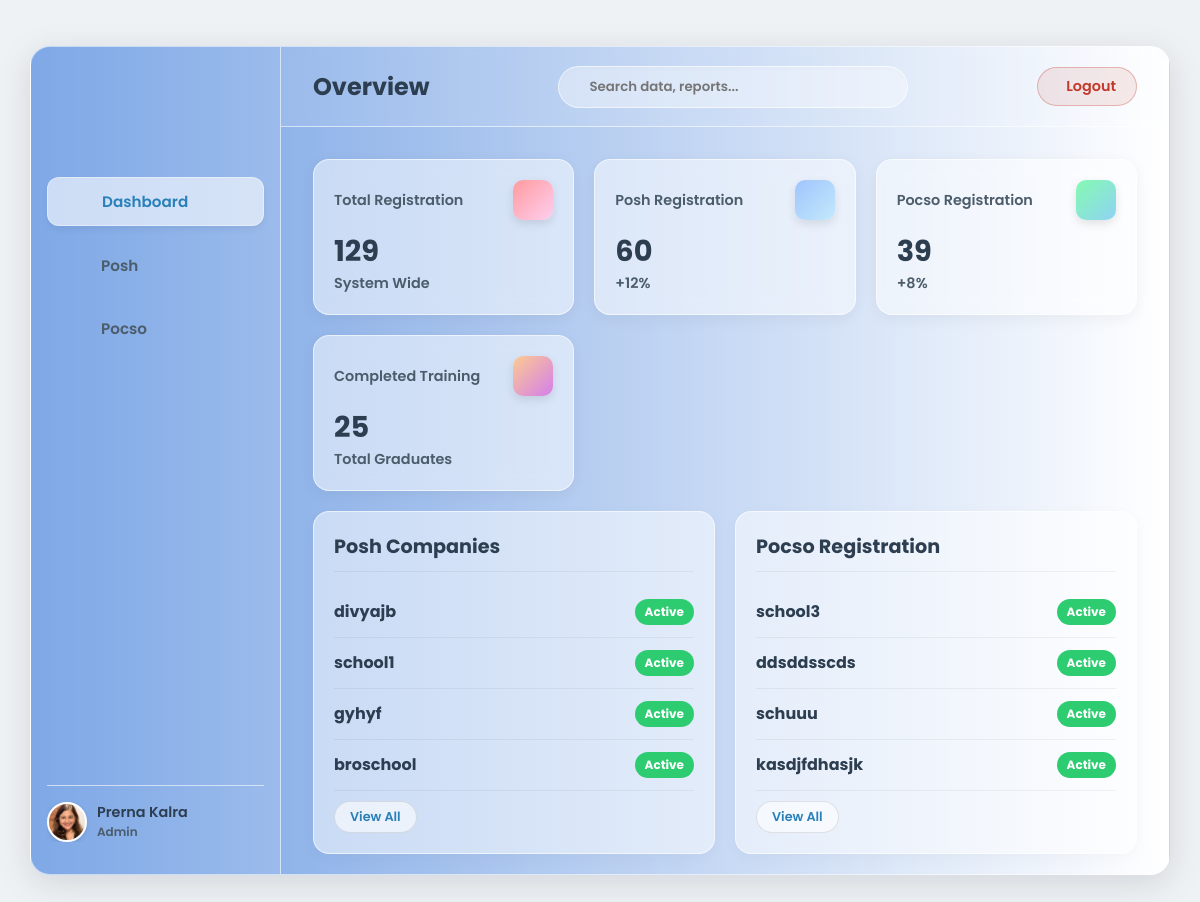
/superuser/dashboard/ (signed in), run on the app's committed database.
### home/models.py (models this page shows, shortened)
class Organization(models.Model):
    ORG_TYPE_CHOICES = (
        ("CORPORATE", "Corporate"),
        ("SCHOOL", "School"),
    )
    name = models.CharField(max_length=255)
    owner = models.ForeignKey(
        User, on_delete=models.CASCADE, related_name="owned_organizations"
    )
    organization_type = models.CharField(max_length=20, choices=ORG_TYPE_CHOICES, default="CORPORATE")
    max_users = models.IntegerField(default=10)
    created_at = models.DateTimeField(auto_now_add=True)

### home/views.py (the view)
# urls.py: path("superuser/dashboard/", views.superuser_dashboard, name="superuser_dashboard"),
@login_required
@user_passes_test(lambda u: u.is_superuser)
def superuser_dashboard(request):
    from django.db.models import Count, Q, Max
    from django.db.models.functions import TruncMonth
    from django.utils import timezone
    import datetime
    def get_monthly_counts(queryset):
        today = timezone.now().date()
        six_months_ago = today - datetime.timedelta(days=180)
        monthly_data = (
            queryset.filter(created_at__gte=six_months_ago)
            .annotate(month=TruncMonth("created_at"))
            .values("month")
            .annotate(count=Count("id"))
            .order_by("month")
        )
        months_map = {}
        labels = []
        current = six_months_ago.replace(day=1)
        for i in range(6):
            next_month = (current.replace(day=28) + datetime.timedelta(days=4)).replace(
                day=1
            )
            label = current.strftime("%b")
            labels.append(label)
            months_map[current.strftime("%Y-%m")] = 0
            current = next_month
        for entry in monthly_data:
            month_str = entry["month"].strftime("%Y-%m")
            if month_str in months_map:
                months_map[month_str] = entry["count"]
        data_points = list(months_map.values())
        return labels, data_points
    def generate_svg_points(data_points):
        if not data_points:
            return ""
        max_val = max(data_points) if max(data_points) > 0 else 1
        points = []
        step_x = 100 / (len(data_points) - 1) if len(data_points) > 1 else 100
        for i, val in enumerate(data_points):
            x = i * step_x
            y = 50 - ((val / max_val) * 45)
            points.append(f"{x},{y}")
        return " ".join(points)
    all_users_count = User.objects.count()
    all_orgs = Organization.objects.all()
    total_companies = all_orgs.filter(organization_type="CORPORATE").count()
    total_schools = all_orgs.filter(organization_type="SCHOOL").count()
    users_started_training = (
        ModuleProgress.objects.filter(is_completed=True)
        .values("user")
        .distinct()
        .count()
    )
    posh_subs = Subscription.objects.filter(
        plan__type__in=["POSH", "BOTH"], status="ACTIVE"
    )
    posh_individuals = posh_subs.filter(user__isnull=False).count()
    posh_orgs_subs = posh_subs.filter(organization__isnull=False)
    posh_companies = posh_orgs_subs.filter(
        organization__organization_type="CORPORATE"
    ).count()
    posh_schools = posh_orgs_subs.filter(
        organization__organization_type="SCHOOL"
    ).count()
    posh_total = posh_individuals + posh_companies + posh_schools
    pocso_subs = Subscription.objects.filter(
        plan__type__in=["POCSO", "BOTH"], status="ACTIVE"
    )
    pocso_individuals = pocso_subs.filter(user__isnull=False).count()
    pocso_orgs_subs = pocso_subs.filter(organization__isnull=False)
    pocso_companies = pocso_orgs_subs.filter(
        organization__organization_type="CORPORATE"
    ).count()
    pocso_schools = pocso_orgs_subs.filter(
        organization__organization_type="SCHOOL"
    ).count()
    pocso_total = pocso_individuals + pocso_companies + pocso_schools
    recent_posh_orgs = (
        Organization.objects.filter(
            subscriptions__plan__type__in=["POSH", "BOTH"],
            subscriptions__status="ACTIVE",
        )
        .distinct()
        .order_by("-created_at")[:10]
    )
    recent_pocso_orgs = (
        Organization.objects.filter(
            subscriptions__plan__type__in=["POCSO", "BOTH"],
            subscriptions__status="ACTIVE",
        )
        .distinct()
        .order_by("-created_at")[:10]
    )
    posh_growth = 12
    pocso_growth = 8
    total_posh_modules = TrainingModule.objects.filter(module_type="POSH").count()
    total_pocso_modules = TrainingModule.objects.filter(module_type="POCSO").count()
    if total_posh_modules > 0:
        posh_completers = (
            User.objects.annotate(
                completed_count=Count(
                    "module_progress",
                    filter=Q(
                        module_progress__is_completed=True,
                        module_progress__module__module_type="POSH",
                    ),
                ),
                latest_completion=Max(
                    "module_progress__timestamp",
                    filter=Q(
                        module_progress__is_completed=True,
                        module_progress__module__module_type="POSH",
                    ),
                ),
            )
            .filter(completed_count=total_posh_modules)
            .order_by("-latest_completion")[:10]
        )
    else:
        posh_completers = []
    if total_pocso_modules > 0:
        pocso_completers = (
            User.objects.annotate(
                completed_count=Count(
                    "module_progress",
                    filter=Q(
                        module_progress__is_completed=True,
                        module_progress__module__module_type="POCSO",
                    ),
                ),
                latest_completion=Max(
                    "module_progress__timestamp",
                    filter=Q(
                        module_progress__is_completed=True,
                        module_progress__module__module_type="POCSO",
                    ),
                ),
            )
            .filter(completed_count=total_pocso_modules)
            .order_by("-latest_completion")[:10]
        )
    else:
        pocso_completers = []
    posh_orgs_qs = Organization.objects.filter(
        organization_type="CORPORATE",
        subscriptions__plan__type__in=["POSH", "BOTH"],
        subscriptions__status="ACTIVE",
    ).distinct()
    posh_labels, posh_data = get_monthly_counts(posh_orgs_qs)
    posh_svg_points = generate_svg_points(posh_data)
    posh_svg_area = f"0,50 {posh_svg_points} 100,50"
    posh_complete_percent = 75
    if posh_total > 0:
        posh_complete_percent = int(
            (users_started_training / (posh_total if posh_total > 0 else 1)) * 100
        )
        posh_complete_percent = min(posh_complete_percent, 100)
    pocso_orgs_qs = Organization.objects.filter(
        organization_type="SCHOOL",
        subscriptions__plan__type__in=["POCSO", "BOTH"],
        subscriptions__status="ACTIVE",
    ).distinct()
    pocso_labels, pocso_data = get_monthly_counts(pocso_orgs_qs)
    pocso_svg_points = generate_svg_points(pocso_data)
    pocso_svg_area = f"0,50 {pocso_svg_points} 100,50"
    pocso_complete_percent = 60
    if pocso_total > 0:
        pocso_complete_percent = int(
            (users_started_training / (pocso_total if pocso_total > 0 else 1)) * 100
        )
        pocso_complete_percent = min(pocso_complete_percent, 100)
    context = {
        "total_users": all_users_count,
        "total_companies": total_companies,
        "total_schools": total_schools,
        "training_completed_count": users_started_training,
        "posh_counts": {
            "total": posh_total,
            "individuals": posh_individuals,
            "companies": posh_companies,
            "schools": posh_schools,
            "growth": posh_growth,
            "chart_labels": posh_labels,
            "chart_points": posh_svg_points,
            "chart_area": posh_svg_area,
            "complete_percent": posh_complete_percent,
            "pending_percent": 100 - posh_complete_percent,
            "completers": posh_completers,
        },
        "pocso_counts": {
            "total": pocso_total,
            "individuals": pocso_individuals,
            "companies": pocso_companies,
            "schools": pocso_schools,
            "growth": pocso_growth,
            "chart_labels": pocso_labels,
            "chart_points": pocso_svg_points,
            "chart_area": pocso_svg_area,
            "complete_percent": pocso_complete_percent,
            "pending_percent": 100 - pocso_complete_percent,
            "completers": pocso_completers,
        },
        "recent_posh_orgs": recent_posh_orgs,
        "recent_pocso_orgs": recent_pocso_orgs,
    }
    return render(request, "superuser_dashboard.html", context)

### templates/superuser_dashboard.html (shortened to what this page needs)
{% load static %}
<!DOCTYPE html>
<html lang="en">
<head>
    <link href="https://cdn.jsdelivr.net/npm/remixicon@3.5.0/fonts/remixicon.css" rel="stylesheet">
</head>
<body>
    <div class="dashboard-container" id="dashboard">
        <aside class="sidebar" id="sidebar">
            <div class="logo">
            </div>
            <ul class="menu">
                <li><a href="#" class="active" data-target="view-dashboard"> <span>Dashboard</span></a></li>
                <li><a href="#" data-target="view-posh"> <span>Posh</span></a></li>
                <li><a href="#" data-target="view-pocso"> <span>Pocso</span></a></li>
            </ul>
            <div class="user-profile">
                <div class="user-img"></div>
                <div class="user-info">
                    <h4>Prerna Kalra</h4>
                    <p>Admin</p>
                </div>
            </div>
        </aside>
        <main class="main-content">
            <nav class="navbar">
                <div class="navbar-left">
                    <h2 id="page-title" style="color: var(--text-color); font-weight: 700;">Overview</h2>
                </div>
                <div class="search-bar">
                    <input type="text" id="global-search" placeholder="Search data, reports...">
                </div>
                <form action="{% url 'logout' %}" method="post" style="display: inline;">
                    <button type="submit" class="logout-button">
                        <span>Logout</span>
                    </button>
                </form>
            </nav>
            <div class="content-area">
                <div id="view-dashboard" class="view-section active-view">
                    <section class="stats-grid">
                        <div class="card"><div class="card-top"><p>Total Registration</p><div class="card-icon icon-1"></div></div><h3>{{ total_users }}</h3><p>System Wide</p></div>
                        <div class="card"><div class="card-top"><p>Posh Registration</p><div class="card-icon icon-2"></div></div><h3>{{ posh_counts.total }}</h3><p>+{{ posh_counts.growth }}%</p></div>
                        <div class="card"><div class="card-top"><p>Pocso Registration</p><div class="card-icon icon-3"></div></div><h3>{{ pocso_counts.total }}</h3><p>+{{ pocso_counts.growth }}%</p></div>
                        <div class="card"><div class="card-top"><p>Completed Training</p><div class="card-icon icon-4"></div></div><h3>{{ training_completed_count }}</h3><p>Total Graduates</p></div>
                    </section>
                    <section class="content-grid">
                        <div class="panel">
                            <h2>Posh Companies</h2>
                            <div class="list-container limited">
                                {% for org in recent_posh_orgs %}
                                <div class="list-item">
                                    <span class="company-name-wrap">{{ org.name }}</span>
                                    <span class="status completed">Active</span>
                                </div>
                                {% empty %}<p>No data</p>{% endfor %}
                            </div>
                            {% if recent_posh_orgs|length > 4 %}<button class="view-all-btn" onclick="toggleViewAll(this)">View All</button>{% endif %}
                        </div>
                        <div class="panel">
                            <h2>Pocso Registration</h2>
                            <div class="list-container limited">
                                {% for org in recent_pocso_orgs %}
                                <div class="list-item">
                                    <span class="company-name-wrap">{{ org.name }}</span>
                                    <span class="status completed">Active</span>
                                </div>
                                {% empty %}<p>No data</p>{% endfor %}
                            </div>
                            {% if recent_pocso_orgs|length > 4 %}<button class="view-all-btn" onclick="toggleViewAll(this)">View All</button>{% endif %}
                        </div>
                    </section>
                </div>
            </div>
        </main>
    </div>
</body>
</html>

### data on the page
Organization: name "divyajb"
Organization: name "school1"
Organization: name "gyhyf"
Organization: name "broschool"
Organization: name "school3"
Organization: name "ddsddsscds"
Organization: name "schuuu"
Organization: name "kasdjfdhasjk"

### other printed values
{{ total_users }} "129"
{{ posh_counts.total }} "60"
{{ posh_counts.growth }} "12"
{{ pocso_counts.total }} "39"
{{ pocso_counts.growth }} "8"
{{ training_completed_count }} "25"
